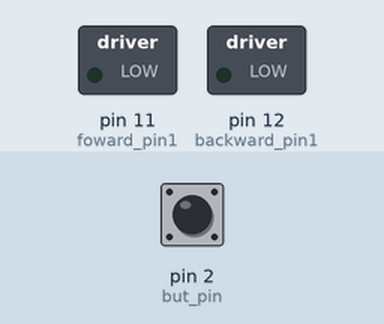
This sketch was run on a simulated Arduino Uno, built with avr-gcc and run on an emulated ATmega328P. Parts: switched loads named in the sketch (green lamp = pin HIGH). Inputs (shaded band) come from the test bench; at power-on: pin 2 (but_pin) HIGH.

Above: at 1.2 s.
1.3 s: pin 2 (but_pin) pulled LOW for 0.15 s
At 2.1 s:
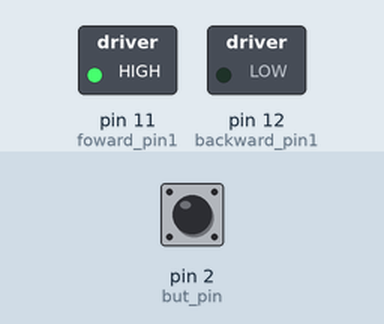
3.8 s: pin 2 (but_pin) pulled LOW for 3.2 s
At 8.4 s:
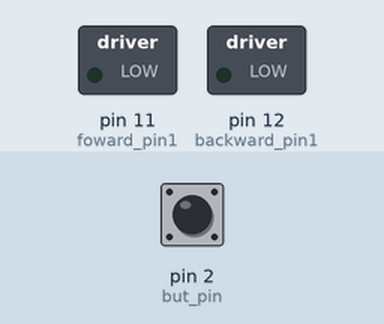
Timing chart, 0 to 9.9 s (numbered marks = the images above; inputs shaded):
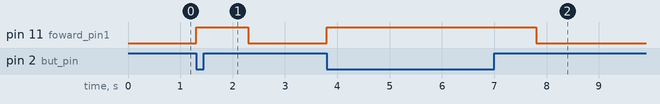

Measured:
- after the input at 1.3 s, pin 11 (foward_pin1): LOW → HIGH at once, → LOW 1.0 s later
- after the input at 3.8 s, pin 11 (foward_pin1): LOW → HIGH at once, → LOW 4.0 s later

The sketch:

rev03.ino
```cpp
//    Final Project Start     //


// declare variables
const int foward_pin1 = 11; //foward pin for motor 1
const int backward_pin1 = 12; //foward pin for motor 2
const int but_pin = 2; // pin for button
int but;

void setup() {
  //delay(1000);
  Serial.begin(9600);  // serial baud to communicate to serial monitor
  pinMode(foward_pin1,OUTPUT);
  pinMode(backward_pin1, OUTPUT);
  pinMode(but_pin, INPUT_PULLUP); // inilize push button with internal pull up resistor
}


// the loop function runs over and over again forever
void loop() {

 but = digitalRead(but_pin); // but variable represents the input from physical button

 if(but == LOW){
  digitalWrite(foward_pin1, HIGH); // eventually turn this into function (see my ideas on drive)
  delay(1000); // cuases this process to go on for a second
 }
 else{
  digitalWrite(foward_pin1, LOW);
 }

} ///// end of program


/*      REVISION# AND THERE GOALS

REV 00 - interface the push button
-if push button is held down turn the led on the arduino board on
-else led on arduino board is off
wiring- push button is wired to pin 2 and ground of arduino (has internal pull up resistor)

REV 01 - github uplaod test

REV 02 - refined script for legibility

Rev 03 - call for motor funciton if button == 0 (when button is pressed)


*/


/*      NOTES

12/11
-started working on the push button
-succesfully got push button to function (1 is not pushed, 0 is pushed)
-Alex

12/12
-succesulfly encorperated 1 push button, H bridge and 1 motor
-https://www.youtube.com/watch?v=YU17L650k3s (video that shows how to wire h brdige and motor with button)
-Alex

*/


/*      NICE TO KNOW THINGS

-pin 2 and 3 can be used for interupts
-pins with ~ can be used for analog input and PWM (need this for potentiometer)

*/
```
